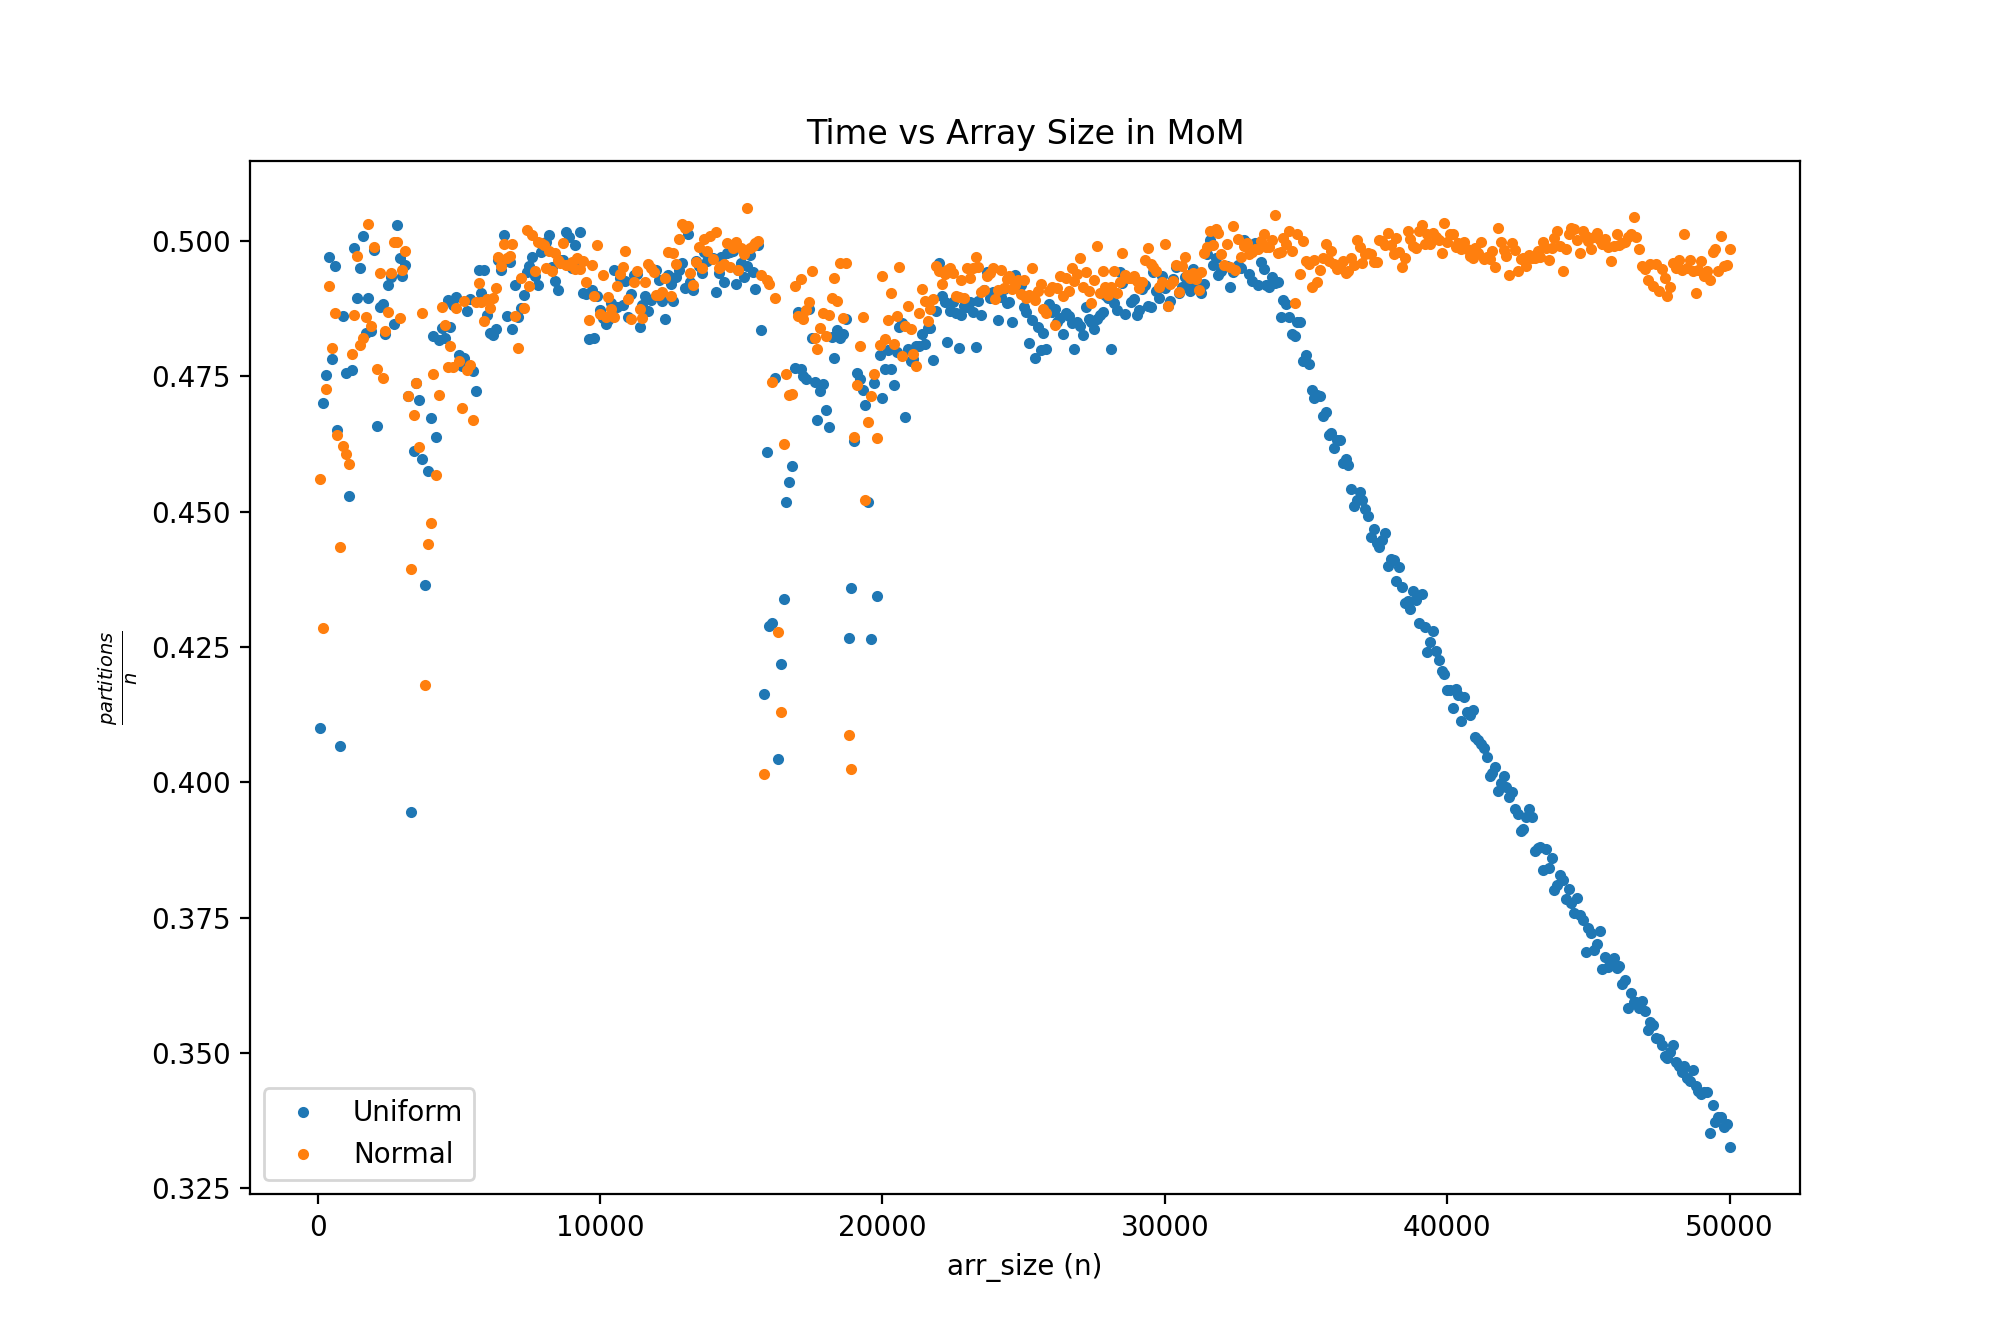

Source code (Python):
import matplotlib.pyplot as plt
import math


def getSizeArray(name):
    f = open(name)
    data = f.read()
    size = [int(x.split(', ')[0]) for x in data.split('\n')[:-1]]
    #avg_time = [float(x.split(', ')[1]) for x in data.split('\n')[:-1]]
    # comp = [int(x.split(', ')[2]) for x in data.split('\n')[:-1]]

    # comp_ratio = [(c/(n*math.log2(n))) for c, n in zip(comp, count)]
    return size


def getPartArray(name):
    f = open(name)
    data = f.read()
    #count = [int(x.split(', ')[0]) for x in data.split('\n')[:-1]]
    avg_part = [float(x.split(', ')[1])/int(x.split(', ')[0])
                for x in data.split('\n')[:-1]]
    #comp = [int(x.split(', ')[2]) for x in data.split('\n')[:-1]]

    #comp_ratio = [(t/(n*math.log2(n))) for t, n in zip(avg_time, count)]
    return avg_part


plt.figure(figsize=(10, 8))
plt.plot(getSizeArray("mom_uniform_obs.txt"), getPartArray(
    "mom_uniform_obs.txt"), '.', label='Uniform')
plt.plot(getSizeArray("mom_normal_obs.txt"), getPartArray(
    "mom_normal_obs.txt"), '.', label='Normal')
plt.legend()
plt.xlabel('arr_size (n)')
plt.ylabel(r'$\frac{partitions}{n}$')
plt.title('Time vs Array Size in MoM')

plt.show()
